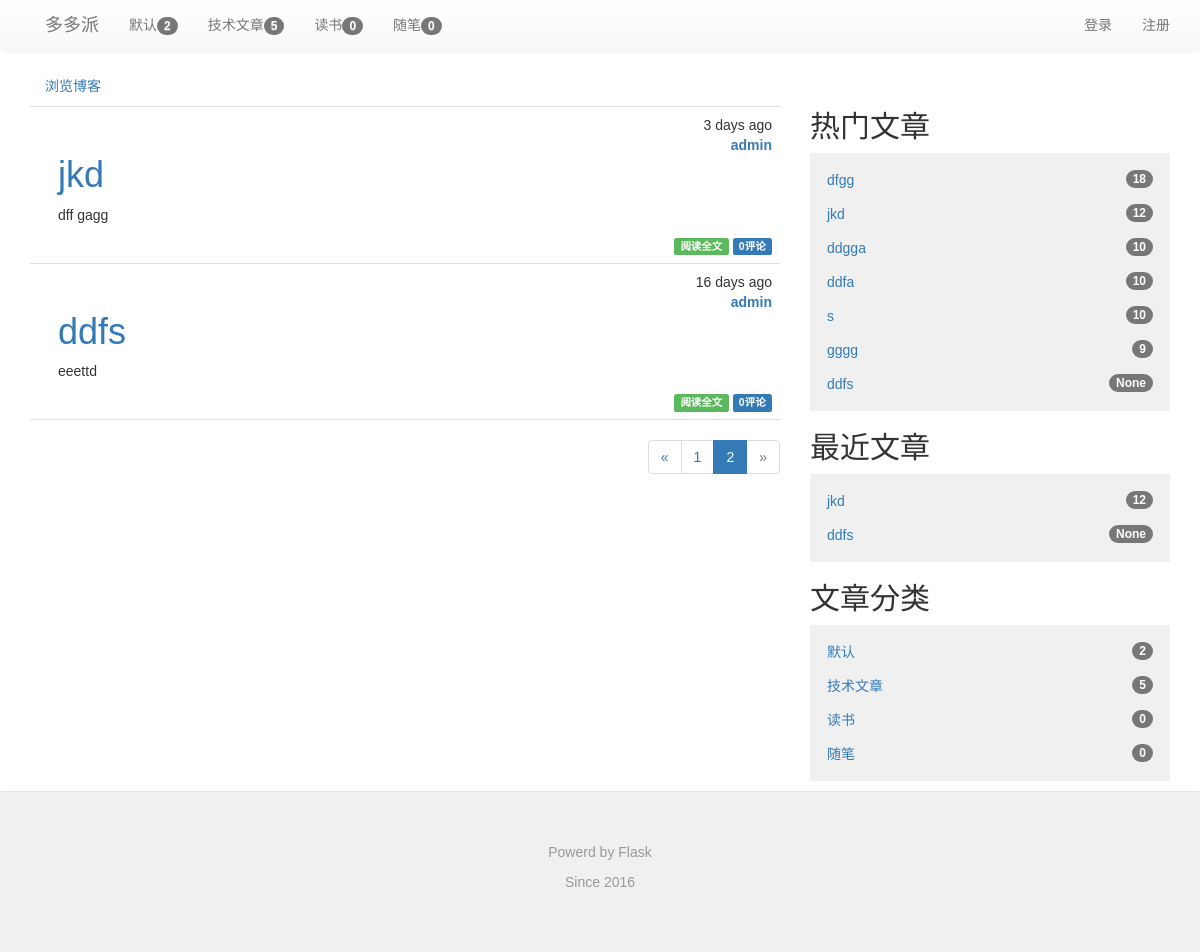
Screenshot of /?page=2 with the database file from the repository.
### app/models.py (models this page shows, shortened)
class Category(db.Model):
    __tablename__ = 'categories'
    id = db.Column(db.Integer,primary_key=True)
    name = db.Column(db.String(64),unique=True)
    posts = db.relationship('Post',backref='category',lazy='dynamic')

class Post(db.Model):
    __tablename__ = 'posts'
    id = db.Column(db.Integer,primary_key=True)
    title = db.Column(db.Text(128))
    body = db.Column(db.Text)
    body_html = db.Column(db.Text)
    timestamp = db.Column(db.DateTime,index=True,default=datetime.utcnow)
    auth_id = db.Column(db.Integer,db.ForeignKey('users.id'))
    category_id = db.Column(db.Integer,db.ForeignKey('categories.id'))
    comments = db.relationship('Comment',backref='post',lazy='dynamic')
    visits = db.Column(db.Integer,nullable=False,default=int(10))

class User(UserMixin, db.Model):
    __tablename__ = 'users'
    id = db.Column(db.Integer, primary_key=True)
    email = db.Column(db.String(64), unique=True, index=True)
    username = db.Column(db.String(64), unique=True, index=True)
    role_id = db.Column(db.Integer, db.ForeignKey('roles.id'))
    password_hash = db.Column(db.String(128))
    confirmed = db.Column(db.Boolean, default=False)
    name = db.Column(db.String(64))
    location = db.Column(db.String(64))
    about_me = db.Column(db.Text())
    member_since = db.Column(db.DateTime(), default=datetime.utcnow)
    last_seen = db.Column(db.DateTime(), default=datetime.utcnow)
    posts = db.relationship('Post',backref='author',lazy='dynamic')
    followed = db.relationship('Follow',
                               foreign_keys=[Follow.follower_id],
                               backref=db.backref('follower',lazy='joined'),
                               lazy='dynamic',cascade='all,delete-orphan')
    followers = db.relationship('Follow',
                                foreign_keys=[Follow.followed_id],
                                backref=db.backref('followed',lazy='joined'),
                                lazy='dynamic',cascade='all,delete-orphan')
    sendto = db.relationship('Message',
                             foreign_keys=[Message.sendto_id],
                             backref=db.backref('sendto',lazy='joined'),
                             lazy='dynamic',cascade='all,delete-orphan'
                             )
    author = db.relationship('Message',
                             foreign_keys=[Message.author_id],
                             backref=db.backref('author',lazy='joined'),
                             lazy='dynamic',cascade='all,delete-orphan'
                             )
    comments = db.relationship('Comment',backref='author',lazy='dynamic')
    starposts = db.relationship('Post',secondary='stars',backref=db.backref('stared',lazy='joined'),lazy='joined')
    @property
    def password(self):
        raise AttributeError('password is not a readable attribute')

### app/main/views.py (the view)
@main.route('/',methods=['GET','POST'])
def index():
    form = PostForm()
    page = request.args.get('page',1,type=int)
    show_followed = False
    if current_user.is_authenticated:
        show_followed = bool(request.cookies.get('show_followed',''))
    if show_followed:
        query = current_user.followed_posts
    else:
        query = Post.query
    pagination = query.order_by(Post.timestamp.desc()).paginate(
            page,per_page=current_app.config['FLASKY_POSTS_PER_PAGE'],error_out=False)
    posts = pagination.items
    return render_template('index.html',posts=posts,form=form,pagination=pagination,
                           show_followed=show_followed)

### app/auth/views.py (called while the page is built)
@auth.before_app_request
def before_request():
    if current_user.is_authenticated:
        current_user.ping()
        if not current_user.confirmed \
            and request.endpoint[:5] != 'auth.' \
            and request.endpoint != 'static':
            return redirect(url_for('auth.unconfirmed'))

### app/main/__init__.py (called while the page is built)
@main.app_context_processor
def inject_permission():
    return dict(Permission=Permission)

### app/main/views.py (called while the page is built)
@main.before_app_request
def before_request(): #定义全局变量
    g.categories=Category.query.all()
    g.hotpost = Post.query.order_by(Post.visits.desc()).all()

@main.after_app_request
def after_request(response):
    for query in get_debug_queries():
        if query.duration >= current_app.config['FLASKY_SLOW_DB_QUERY_TIME']:
            current_app.logger.warning(
                'Slow query:%s\nParameters: %s\nDuration: %fs\nContext: %s\n'
                %(query.statement,query.parameters,query.duration,query.context)
            )
    return response

### app/models.py (called while the page is built)
    def can(self, permissions):
        return False

    def is_administrator(self):
        return False

### app/templates/index.html (shortened to what this page needs)
{% extends "base.html" %}
{% import "bootstrap/wtf.html" as wtf %}
{% import "_macros.html" as macros %}
{% block page_content %}
<div class="row">
    <div class="col-xs-8">
        <div class="post-tabs">
            <ul class="nav nav-pills">
                <li><a href="{{ url_for('.show_all')}}">浏览博客</a></li>
            </ul>
            {% include "_posts_thumbnail.html"%}
        </div>
        {% if pagination %}
        <div class="pagination">
            {{ macros.pagination_widget(pagination, '.index') }}
        </div>
    </div>
    <div class="col-xs-4">
        <div class="write-button" style="padding:20px">
        </div>
        <li class="treeview list-unstyled">
            <h2>热门文章</h2>
            <ul class="treeview-menu list-unstyled">
                {% for post in g.hotpost %}
                <li><a href="{{ url_for('main.post', id=post.id) }}">{{ post.title }}<span class="badge">{{ post.visits}}</span></a></li>
                {% endfor %}
            </ul>
        </li>
        <li class="treeview list-unstyled">
            <h2>最近文章</h2>
            <ul class="treeview-menu list-unstyled">
                {% for post in posts %}
                <li><a href="{{ url_for('main.post', id=post.id) }}">{{ post.title }}<span class="badge">{{ post.visits}}</span></a></li>
                {% endfor %}
            </ul>
        </li>
        <li class="treeview list-unstyled">
            <h2>文章分类</h2>
            <ul class="treeview-menu list-unstyled">
                {% for category in g.categories %}
                <li><a href="{{ url_for('main.category',id=category.id)}}">{{category.name}}<span class="badge">{{category.posts.count()}}</span></a></li>
                {% endfor %}
            </ul>
        </li>
    </div>
</div>
{% endif %}
{% endblock %}

### app/templates/base.html (shortened to what this page needs)
{% extends "bootstrap/base.html" %}
{% block head %}
{{ super() }}
<link rel="stylesheet" type="text/css" href="{{ url_for('static', filename='css/bootstrap.css') }}">
<link rel="stylesheet" type="text/css" href="{{ url_for('static', filename='css/bootstrap.min.css') }}">
<link rel="stylesheet" type="text/css" href="{{ url_for('static', filename='css/bootstrap-theme.css') }}">
<link rel="stylesheet" type="text/css" href="{{ url_for('static', filename='css/bootstrap-theme.min.css') }}">
<link rel="stylesheet" type="text/css" href="{{ url_for('static', filename='styles.css') }}">
{% endblock %}
{% block navbar %}
<div class="nav navbar-default">
    <div class="container">
        <div class="navbar-header">
            <a class="navbar-brand" href="/">多多派</a>
        </div>
            <ul class="nav navbar-nav">
            {% for category in g.categories %}
                <li><a href="{{ url_for('main.category',id=category.id)}}">{{category.name}}<span class="badge">{{category.posts.count()}}</span></a></li>
            {% endfor %}
            </ul>
            <ul class="nav navbar-nav navbar-right">
                <li><a href="{{url_for('auth.register')}}">注册</a></li>
            </ul>
            <ul class="nav navbar-nav navbar-right">
                {% if current_user.is_authenticated %}
                <li class="dropdown">
                    <a href="#" class="dropdown-toggle" data-toggle="dropdown">{{current_user.username}}的账号<b class="caret"></b></a>
                    <ul class="dropdown-menu">
                        <li><a href="{{ url_for('auth.change_password') }}">修改密码</a></li>
                        <li><a href="{{ url_for('auth.change_email_request') }}">修改邮箱</a></li>
                        <li><a href="{{ url_for('main.profile',username=current_user.username) }}">用户资料</a></li>
                        <li><a href="{{ url_for('auth.logout') }}">退出登录</a></li>
                    </ul>
                </li>
                {% else %}
                <li><a href="{{ url_for('auth.login') }}">登录</a></li>
                {% endif %}
             </ul>
        </div>
   </div>
{% endblock %}
{% block content %}
<div class="container">
    {% block page_content %}{% endblock %}
</div>
<div class="nav navbar-default">
  <footer class="blog-footer">
      <p>Powerd by Flask</p>
      <p>Since 2016</p>
  </footer>
</div>
{% endblock %}

### app/templates/_posts_thumbnail.html (shortened to what this page needs)
<ul class="posts">
    {% for post in posts %}
    <li class="post">
        <div class="post-content">
            <div class="post-date">{{ moment(post.timestamp).fromNow() }}</div><br/>
            <div class="post-auth"><a href="{{ url_for('.profile',username=post.author.username) }}">{{ post.author.username }}</a></div>
            <div class="post-title text-primary">
                {% if post.title %}
                <h1>{{ post.title }}</h1>
                {% endif %}
            </div>
            <div class="post-body">
                {% if post.body_html %}
                    {{ post.body_html[:100]| safe }}
                {% else %}
                    {{ post.body[:100] }}
                {% endif %}
            </div>
            <div class="post-footer">
                <a href="{{ url_for('.post',id=post.id) }}">
                    <span class="label label-success">阅读全文</span>
                </a>
                <a href="{{ url_for('.post',id=post.id) }}#comments">
                    <span class="label label-primary">{{ post.comments.count() }}评论</span>
                </a>
            </div>
        </div>
    </li>
    {% endfor %}
</ul>

### app/static/styles.css (style rules this page uses)
body,button, input, select, textarea,h1 ,h2, h3, h4, h5, h6 { font-family: Microsoft YaHei , Tahoma, Helvetica, Arial, "\5b8b\4f53"; }
div.col-xs-4 li.treeview ul.treeview-menu { padding: 10px; background-color: #f0f0f0; }
div.col-xs-4 li.treeview ul.treeview-menu li { padding: 7px; }
div.col-xs-4 li.treeview span.badge { float:right }
div.post-tabs { margin-top: 16px; }
ul.posts { list-style-type: none; padding: 0px; margin: 0px 0px 0px 0px; border-top: 1px solid #e0e0e0; }
ul.posts li.post { padding: 8px; border-bottom: 1px solid #e0e0e0; }
div.post-date { float: right; }
div.post-auth { float: right; font-weight: bold; }
div.post-content { margin-left: 20px; min-height: 20px; }
div.post-footer { text-align:right; }
div.pagination { width: 100%; text-align: right; padding: 0px; margin: 0px; }
footer.blog-footer { padding: 50px; color: #999; text-align: center; background-color: #f0f0f0; border-top: 1px solid #e5e5e5; }

### rows the page displays
Category: name "默认", posts.count "2"
Category: name "技术文章", posts.count "5"
Category: name "读书", posts.count "0"
Category: name "随笔", posts.count "0"
Post: timestamp "3 days ago", author.username "admin", title "jkd", body_html "dff gagg", comments.count "0", visits "12"
Post: timestamp "16 days ago", author.username "admin", title "ddfs", body_html "eeettd", comments.count "0", visits "None"
Post: title "dfgg", visits "18"
Post: title "ddgga", visits "10"
Post: title "ddfa", visits "10"
Post: title "s", visits "10"
Post: title "gggg", visits "9"

### other values shown
{{ p }} "1"
{{ p }} "2"
